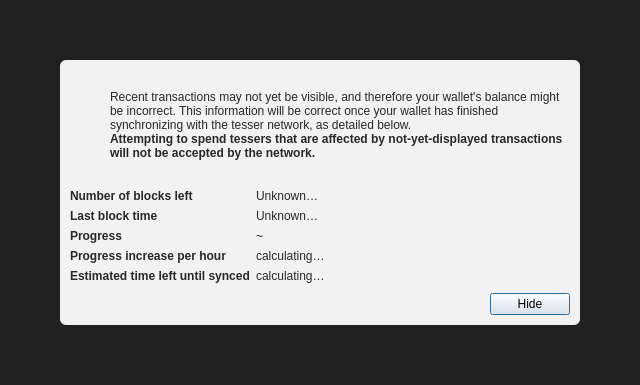
<?xml version="1.0" encoding="UTF-8"?>
<ui version="4.0">
 <class>ModalOverlay</class>
 <widget class="QWidget" name="ModalOverlay">
  <property name="geometry">
   <rect>
    <x>0</x>
    <y>0</y>
    <width>640</width>
    <height>385</height>
   </rect>
  </property>
  <property name="windowTitle">
   <string>Form</string>
  </property>
  <layout class="QVBoxLayout" name="verticalLayout" stretch="0">
   <property name="sizeConstraint">
    <enum>QLayout::SetDefaultConstraint</enum>
   </property>
   <property name="leftMargin">
    <number>0</number>
   </property>
   <property name="topMargin">
    <number>0</number>
   </property>
   <property name="rightMargin">
    <number>0</number>
   </property>
   <property name="bottomMargin">
    <number>0</number>
   </property>
   <item>
    <widget class="QWidget" name="bgWidget" native="true">
     <property name="styleSheet">
      <string notr="true">#bgWidget { background: rgba(0,0,0,220); }</string>
     </property>
     <layout class="QVBoxLayout" name="verticalLayoutMain" stretch="1">
      <property name="leftMargin">
       <number>60</number>
      </property>
      <property name="topMargin">
       <number>60</number>
      </property>
      <property name="rightMargin">
       <number>60</number>
      </property>
      <property name="bottomMargin">
       <number>60</number>
      </property>
      <item>
       <widget class="QWidget" name="contentWidget" native="true">
        <property name="styleSheet">
         <string notr="true">#contentWidget { background: rgba(255,255,255,240); border-radius: 6px; }

QLabel { color: rgb(40,40,40);  }</string>
        </property>
        <layout class="QVBoxLayout" name="verticalLayoutSub" stretch="1,0,0,0">
         <property name="spacing">
          <number>0</number>
         </property>
         <property name="leftMargin">
          <number>10</number>
         </property>
         <property name="topMargin">
          <number>10</number>
         </property>
         <property name="rightMargin">
          <number>10</number>
         </property>
         <property name="bottomMargin">
          <number>10</number>
         </property>
         <item>
          <layout class="QHBoxLayout" name="horizontalLayoutIconText" stretch="0,1">
           <property name="topMargin">
            <number>20</number>
           </property>
           <item>
            <layout class="QVBoxLayout" name="verticalLayoutIcon">
             <property name="leftMargin">
              <number>0</number>
             </property>
             <item>
              <widget class="QPushButton" name="warningIcon">
               <property name="enabled">
                <bool>false</bool>
               </property>
               <property name="text">
                <string/>
               </property>
               <property name="icon">
                <iconset>
                 <normaloff>:/icons/warning</normaloff>
                 <disabledoff>:/icons/warning</disabledoff>:/icons/warning</iconset>
               </property>
               <property name="iconSize">
                <size>
                 <width>48</width>
                 <height>48</height>
                </size>
               </property>
               <property name="flat">
                <bool>true</bool>
               </property>
              </widget>
             </item>
             <item>
              <spacer name="verticalSpacerWarningIcon">
               <property name="orientation">
                <enum>Qt::Vertical</enum>
               </property>
               <property name="sizeHint" stdset="0">
                <size>
                 <width>20</width>
                 <height>40</height>
                </size>
               </property>
              </spacer>
             </item>
            </layout>
           </item>
           <item>
            <layout class="QVBoxLayout" name="verticalLayoutInfoText">
             <property name="leftMargin">
              <number>0</number>
             </property>
             <property name="topMargin">
              <number>0</number>
             </property>
             <item>
              <widget class="QLabel" name="infoText">
               <property name="text">
                <string>Recent transactions may not yet be visible, and therefore your wallet's balance might be incorrect. This information will be correct once your wallet has finished synchronizing with the tesser network, as detailed below.</string>
               </property>
               <property name="textFormat">
                <enum>Qt::RichText</enum>
               </property>
               <property name="wordWrap">
                <bool>true</bool>
               </property>
              </widget>
             </item>
             <item>
              <widget class="QLabel" name="infoTextStrong">
               <property name="font">
                <font>
                 <weight>75</weight>
                 <bold>true</bold>
                </font>
               </property>
               <property name="text">
                <string>Attempting to spend tessers that are affected by not-yet-displayed transactions will not be accepted by the network.</string>
               </property>
               <property name="textFormat">
                <enum>Qt::RichText</enum>
               </property>
               <property name="wordWrap">
                <bool>true</bool>
               </property>
              </widget>
             </item>
             <item>
              <spacer name="verticalSpacerInTextSpace">
               <property name="orientation">
                <enum>Qt::Vertical</enum>
               </property>
               <property name="sizeHint" stdset="0">
                <size>
                 <width>20</width>
                 <height>40</height>
                </size>
               </property>
              </spacer>
             </item>
            </layout>
           </item>
          </layout>
         </item>
         <item>
          <spacer name="verticalSpacerAfterText">
           <property name="orientation">
            <enum>Qt::Vertical</enum>
           </property>
           <property name="sizeHint" stdset="0">
            <size>
             <width>20</width>
             <height>40</height>
            </size>
           </property>
          </spacer>
         </item>
         <item>
          <layout class="QFormLayout" name="formLayout">
           <property name="fieldGrowthPolicy">
            <enum>QFormLayout::FieldsStayAtSizeHint</enum>
           </property>
           <property name="horizontalSpacing">
            <number>6</number>
           </property>
           <property name="verticalSpacing">
            <number>6</number>
           </property>
           <property name="topMargin">
            <number>10</number>
           </property>
           <item row="0" column="0">
            <widget class="QLabel" name="labelNumberOfBlocksLeft">
             <property name="font">
              <font>
               <weight>75</weight>
               <bold>true</bold>
              </font>
             </property>
             <property name="text">
              <string>Number of blocks left</string>
             </property>
            </widget>
           </item>
           <item row="0" column="1">
            <widget class="QLabel" name="numberOfBlocksLeft">
             <property name="text">
              <string>Unknown…</string>
             </property>
            </widget>
           </item>
           <item row="1" column="0">
            <widget class="QLabel" name="labelLastBlockTime">
             <property name="font">
              <font>
               <weight>75</weight>
               <bold>true</bold>
              </font>
             </property>
             <property name="text">
              <string>Last block time</string>
             </property>
            </widget>
           </item>
           <item row="1" column="1">
            <widget class="QLabel" name="newestBlockDate">
             <property name="sizePolicy">
              <sizepolicy hsizetype="Maximum" vsizetype="Preferred">
               <horstretch>0</horstretch>
               <verstretch>0</verstretch>
              </sizepolicy>
             </property>
             <property name="text">
              <string>Unknown…</string>
             </property>
            </widget>
           </item>
           <item row="2" column="0">
            <widget class="QLabel" name="labelSyncDone">
             <property name="font">
              <font>
               <weight>75</weight>
               <bold>true</bold>
              </font>
             </property>
             <property name="text">
              <string>Progress</string>
             </property>
            </widget>
           </item>
           <item row="2" column="1">
            <layout class="QHBoxLayout" name="horizontalLayoutSync" stretch="0,1">
             <item>
              <widget class="QLabel" name="percentageProgress">
               <property name="text">
                <string notr="true">~</string>
               </property>
              </widget>
             </item>
            </layout>
           </item>
           <item row="4" column="0">
            <widget class="QLabel" name="labelProgressIncrease">
             <property name="font">
              <font>
               <weight>75</weight>
               <bold>true</bold>
              </font>
             </property>
             <property name="text">
              <string>Progress increase per hour</string>
             </property>
            </widget>
           </item>
           <item row="4" column="1">
            <widget class="QLabel" name="progressIncreasePerH">
             <property name="text">
              <string>calculating…</string>
             </property>
            </widget>
           </item>
           <item row="5" column="0">
            <widget class="QLabel" name="labelEstimatedTimeLeft">
             <property name="font">
              <font>
               <weight>75</weight>
               <bold>true</bold>
              </font>
             </property>
             <property name="text">
              <string>Estimated time left until synced</string>
             </property>
            </widget>
           </item>
           <item row="5" column="1">
            <widget class="QLabel" name="expectedTimeLeft">
             <property name="text">
              <string>calculating…</string>
             </property>
            </widget>
           </item>
          </layout>
         </item>
         <item>
          <layout class="QHBoxLayout" name="horizontalLayoutButtons">
           <property name="leftMargin">
            <number>10</number>
           </property>
           <property name="topMargin">
            <number>10</number>
           </property>
           <item>
            <spacer name="horizontalSpacer">
             <property name="orientation">
              <enum>Qt::Horizontal</enum>
             </property>
             <property name="sizeHint" stdset="0">
              <size>
               <width>40</width>
               <height>20</height>
              </size>
             </property>
            </spacer>
           </item>
           <item>
            <widget class="QPushButton" name="closeButton">
             <property name="text">
              <string>Hide</string>
             </property>
             <property name="shortcut">
              <string>Esc</string>
             </property>
             <property name="focusPolicy">
              <enum>Qt::StrongFocus</enum>
             </property>
             <property name="default">
              <bool>true</bool>
             </property>
            </widget>
           </item>
          </layout>
         </item>
        </layout>
       </widget>
      </item>
     </layout>
    </widget>
   </item>
  </layout>
 </widget>
 <resources/>
 <connections/>
</ui>
